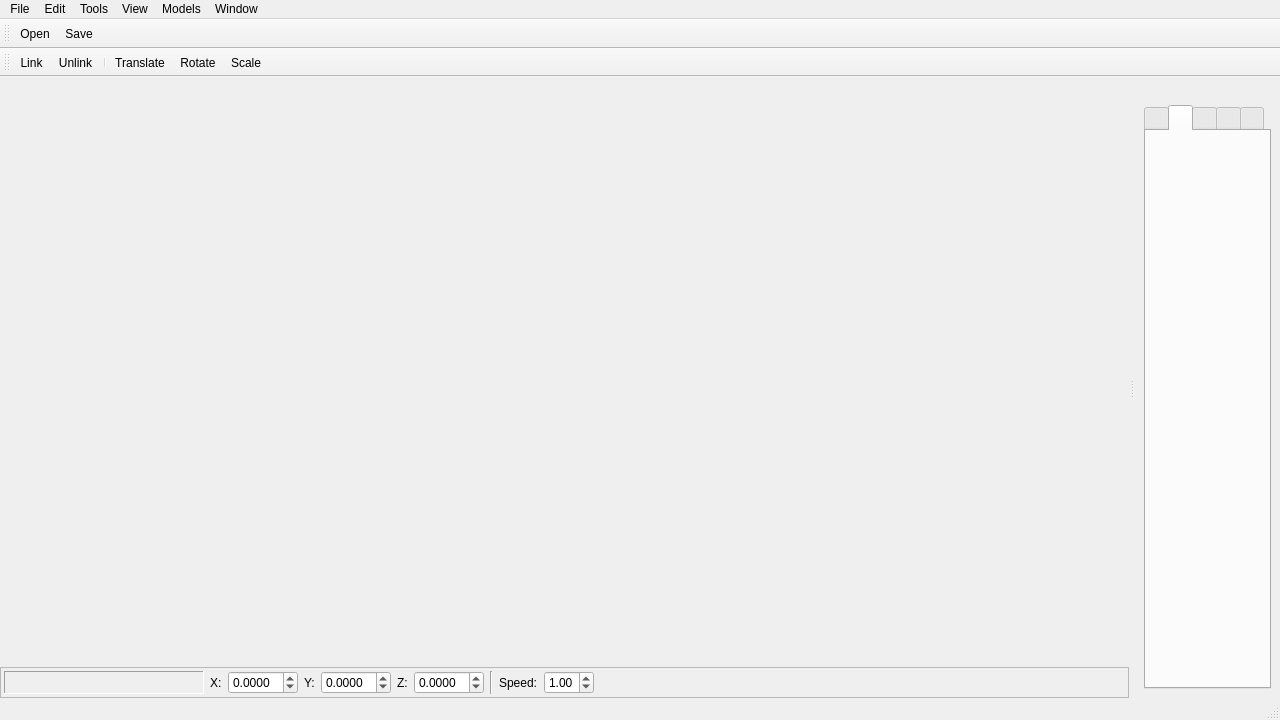
<?xml version="1.0" encoding="UTF-8"?>
<ui version="4.0">
 <class>CWorldEditor</class>
 <widget class="QMainWindow" name="CWorldEditor">
  <property name="geometry">
   <rect>
    <x>0</x>
    <y>0</y>
    <width>1280</width>
    <height>720</height>
   </rect>
  </property>
  <property name="windowTitle">
   <string>Prime World Editor</string>
  </property>
  <widget class="QWidget" name="centralwidget">
   <layout class="QVBoxLayout" name="verticalLayout_4">
    <property name="spacing">
     <number>0</number>
    </property>
    <property name="leftMargin">
     <number>0</number>
    </property>
    <property name="topMargin">
     <number>0</number>
    </property>
    <property name="rightMargin">
     <number>0</number>
    </property>
    <property name="bottomMargin">
     <number>0</number>
    </property>
    <item>
     <widget class="CEditorGLWidget" name="MainViewport" native="true">
      <property name="sizePolicy">
       <sizepolicy hsizetype="Preferred" vsizetype="Minimum">
        <horstretch>0</horstretch>
        <verstretch>1</verstretch>
       </sizepolicy>
      </property>
     </widget>
    </item>
    <item>
     <widget class="QFrame" name="BottomFrame">
      <property name="sizePolicy">
       <sizepolicy hsizetype="Preferred" vsizetype="Preferred">
        <horstretch>0</horstretch>
        <verstretch>0</verstretch>
       </sizepolicy>
      </property>
      <property name="frameShape">
       <enum>QFrame::StyledPanel</enum>
      </property>
      <property name="frameShadow">
       <enum>QFrame::Plain</enum>
      </property>
      <layout class="QHBoxLayout" name="horizontalLayout_2">
       <property name="leftMargin">
        <number>3</number>
       </property>
       <property name="topMargin">
        <number>3</number>
       </property>
       <property name="rightMargin">
        <number>3</number>
       </property>
       <property name="bottomMargin">
        <number>3</number>
       </property>
       <item>
        <widget class="QFrame" name="SelectionInfoFrame">
         <property name="minimumSize">
          <size>
           <width>200</width>
           <height>0</height>
          </size>
         </property>
         <property name="maximumSize">
          <size>
           <width>200</width>
           <height>16777215</height>
          </size>
         </property>
         <property name="frameShape">
          <enum>QFrame::Panel</enum>
         </property>
         <property name="frameShadow">
          <enum>QFrame::Sunken</enum>
         </property>
         <property name="lineWidth">
          <number>1</number>
         </property>
         <property name="midLineWidth">
          <number>0</number>
         </property>
         <layout class="QVBoxLayout" name="verticalLayout_3">
          <property name="leftMargin">
           <number>3</number>
          </property>
          <property name="topMargin">
           <number>3</number>
          </property>
          <property name="rightMargin">
           <number>3</number>
          </property>
          <property name="bottomMargin">
           <number>3</number>
          </property>
          <item>
           <widget class="QLabel" name="SelectionInfoLabel">
            <property name="frameShadow">
             <enum>QFrame::Plain</enum>
            </property>
            <property name="lineWidth">
             <number>1</number>
            </property>
            <property name="midLineWidth">
             <number>0</number>
            </property>
            <property name="text">
             <string/>
            </property>
           </widget>
          </item>
         </layout>
        </widget>
       </item>
       <item>
        <widget class="QLabel" name="XLabel">
         <property name="text">
          <string>X:</string>
         </property>
        </widget>
       </item>
       <item>
        <widget class="WDraggableSpinBox" name="XSpinBox">
         <property name="sizePolicy">
          <sizepolicy hsizetype="Minimum" vsizetype="Fixed">
           <horstretch>0</horstretch>
           <verstretch>0</verstretch>
          </sizepolicy>
         </property>
         <property name="minimumSize">
          <size>
           <width>70</width>
           <height>0</height>
          </size>
         </property>
         <property name="maximumSize">
          <size>
           <width>70</width>
           <height>16777215</height>
          </size>
         </property>
         <property name="focusPolicy">
          <enum>Qt::NoFocus</enum>
         </property>
         <property name="correctionMode">
          <enum>QAbstractSpinBox::CorrectToNearestValue</enum>
         </property>
         <property name="keyboardTracking">
          <bool>false</bool>
         </property>
         <property name="decimals">
          <number>4</number>
         </property>
         <property name="minimum">
          <double>-1000000.000000000000000</double>
         </property>
         <property name="maximum">
          <double>1000000.000000000000000</double>
         </property>
         <property name="singleStep">
          <double>0.100000000000000</double>
         </property>
        </widget>
       </item>
       <item>
        <widget class="QLabel" name="YLabel">
         <property name="text">
          <string>Y:</string>
         </property>
        </widget>
       </item>
       <item>
        <widget class="WDraggableSpinBox" name="YSpinBox">
         <property name="sizePolicy">
          <sizepolicy hsizetype="Minimum" vsizetype="Fixed">
           <horstretch>0</horstretch>
           <verstretch>0</verstretch>
          </sizepolicy>
         </property>
         <property name="minimumSize">
          <size>
           <width>60</width>
           <height>0</height>
          </size>
         </property>
         <property name="maximumSize">
          <size>
           <width>70</width>
           <height>16777215</height>
          </size>
         </property>
         <property name="focusPolicy">
          <enum>Qt::NoFocus</enum>
         </property>
         <property name="correctionMode">
          <enum>QAbstractSpinBox::CorrectToNearestValue</enum>
         </property>
         <property name="keyboardTracking">
          <bool>false</bool>
         </property>
         <property name="decimals">
          <number>4</number>
         </property>
         <property name="minimum">
          <double>-1000000.000000000000000</double>
         </property>
         <property name="maximum">
          <double>1000000.000000000000000</double>
         </property>
         <property name="singleStep">
          <double>0.100000000000000</double>
         </property>
        </widget>
       </item>
       <item>
        <widget class="QLabel" name="ZLabel">
         <property name="text">
          <string>Z:</string>
         </property>
        </widget>
       </item>
       <item>
        <widget class="WDraggableSpinBox" name="ZSpinBox">
         <property name="sizePolicy">
          <sizepolicy hsizetype="Minimum" vsizetype="Fixed">
           <horstretch>0</horstretch>
           <verstretch>0</verstretch>
          </sizepolicy>
         </property>
         <property name="minimumSize">
          <size>
           <width>60</width>
           <height>0</height>
          </size>
         </property>
         <property name="maximumSize">
          <size>
           <width>70</width>
           <height>16777215</height>
          </size>
         </property>
         <property name="focusPolicy">
          <enum>Qt::ClickFocus</enum>
         </property>
         <property name="correctionMode">
          <enum>QAbstractSpinBox::CorrectToNearestValue</enum>
         </property>
         <property name="keyboardTracking">
          <bool>false</bool>
         </property>
         <property name="decimals">
          <number>4</number>
         </property>
         <property name="minimum">
          <double>-1000000.000000000000000</double>
         </property>
         <property name="maximum">
          <double>1000000.000000000000000</double>
         </property>
         <property name="singleStep">
          <double>0.100000000000000</double>
         </property>
        </widget>
       </item>
       <item>
        <widget class="Line" name="BottomFrameDivider">
         <property name="orientation">
          <enum>Qt::Vertical</enum>
         </property>
        </widget>
       </item>
       <item>
        <layout class="QHBoxLayout" name="horizontalLayout">
         <item>
          <widget class="QLabel" name="label">
           <property name="text">
            <string>Speed:</string>
           </property>
          </widget>
         </item>
         <item>
          <widget class="WDraggableSpinBox" name="CamSpeedSpinBox">
           <property name="maximumSize">
            <size>
             <width>50</width>
             <height>16777215</height>
            </size>
           </property>
           <property name="focusPolicy">
            <enum>Qt::NoFocus</enum>
           </property>
           <property name="frame">
            <bool>true</bool>
           </property>
           <property name="correctionMode">
            <enum>QAbstractSpinBox::CorrectToNearestValue</enum>
           </property>
           <property name="keyboardTracking">
            <bool>false</bool>
           </property>
           <property name="minimum">
            <double>0.010000000000000</double>
           </property>
           <property name="maximum">
            <double>10.000000000000000</double>
           </property>
           <property name="singleStep">
            <double>0.100000000000000</double>
           </property>
           <property name="value">
            <double>1.000000000000000</double>
           </property>
          </widget>
         </item>
        </layout>
       </item>
       <item>
        <spacer name="BottomFrameSpacer">
         <property name="orientation">
          <enum>Qt::Horizontal</enum>
         </property>
         <property name="sizeHint" stdset="0">
          <size>
           <width>40</width>
           <height>20</height>
          </size>
         </property>
        </spacer>
       </item>
      </layout>
     </widget>
    </item>
   </layout>
  </widget>
  <widget class="QMenuBar" name="menubar">
   <property name="geometry">
    <rect>
     <x>0</x>
     <y>0</y>
     <width>1280</width>
     <height>21</height>
    </rect>
   </property>
   <widget class="QMenu" name="menuFile">
    <property name="title">
     <string>File</string>
    </property>
    <addaction name="ActionOpen"/>
    <addaction name="ActionSave"/>
   </widget>
   <widget class="QMenu" name="menuWindow">
    <property name="title">
     <string>Window</string>
    </property>
   </widget>
   <widget class="QMenu" name="menuModels">
    <property name="title">
     <string>Models</string>
    </property>
    <addaction name="actionOpen_model_viewer"/>
   </widget>
   <widget class="QMenu" name="menuEdit">
    <property name="title">
     <string>Edit</string>
    </property>
    <addaction name="ActionUndo"/>
    <addaction name="ActionRedo"/>
   </widget>
   <widget class="QMenu" name="menuView">
    <property name="title">
     <string>View</string>
    </property>
    <widget class="QMenu" name="menuLighting">
     <property name="title">
      <string>Lighting</string>
     </property>
     <addaction name="ActionNoLighting"/>
     <addaction name="ActionBasicLighting"/>
     <addaction name="ActionWorldLighting"/>
    </widget>
    <widget class="QMenu" name="menuBloom">
     <property name="title">
      <string>Bloom</string>
     </property>
     <addaction name="ActionNoBloom"/>
     <addaction name="ActionBloomMaps"/>
     <addaction name="ActionFakeBloom"/>
     <addaction name="ActionBloom"/>
    </widget>
    <addaction name="ActionZoomOnSelection"/>
    <addaction name="separator"/>
    <addaction name="ActionDrawWorld"/>
    <addaction name="ActionDrawCollision"/>
    <addaction name="ActionDrawObjects"/>
    <addaction name="ActionDrawLights"/>
    <addaction name="ActionDrawSky"/>
    <addaction name="separator"/>
    <addaction name="menuLighting"/>
    <addaction name="menuBloom"/>
    <addaction name="separator"/>
    <addaction name="ActionDisableBackfaceCull"/>
    <addaction name="ActionDisableAlpha"/>
   </widget>
   <widget class="QMenu" name="menuTools">
    <property name="title">
     <string>Tools</string>
    </property>
    <addaction name="ActionEditLayers"/>
   </widget>
   <addaction name="menuFile"/>
   <addaction name="menuEdit"/>
   <addaction name="menuTools"/>
   <addaction name="menuView"/>
   <addaction name="menuModels"/>
   <addaction name="menuWindow"/>
  </widget>
  <widget class="QStatusBar" name="statusbar"/>
  <widget class="QToolBar" name="Toolbar">
   <property name="windowTitle">
    <string>toolBar_2</string>
   </property>
   <attribute name="toolBarArea">
    <enum>TopToolBarArea</enum>
   </attribute>
   <attribute name="toolBarBreak">
    <bool>false</bool>
   </attribute>
   <addaction name="ActionOpen"/>
   <addaction name="ActionSave"/>
  </widget>
  <widget class="QDockWidget" name="MainDock">
   <property name="features">
    <set>QDockWidget::DockWidgetMovable</set>
   </property>
   <property name="allowedAreas">
    <set>Qt::LeftDockWidgetArea|Qt::RightDockWidgetArea</set>
   </property>
   <property name="windowTitle">
    <string/>
   </property>
   <attribute name="dockWidgetArea">
    <number>2</number>
   </attribute>
   <widget class="QWidget" name="MainDockContents">
    <layout class="QVBoxLayout" name="verticalLayout_2">
     <item>
      <widget class="QTabWidget" name="TabWidget">
       <property name="tabPosition">
        <enum>QTabWidget::North</enum>
       </property>
       <property name="tabShape">
        <enum>QTabWidget::Rounded</enum>
       </property>
       <property name="currentIndex">
        <number>1</number>
       </property>
       <property name="iconSize">
        <size>
         <width>24</width>
         <height>24</height>
        </size>
       </property>
       <property name="documentMode">
        <bool>false</bool>
       </property>
       <widget class="QWidget" name="CreateTab">
        <attribute name="icon">
         <iconset resource="../Icons.qrc">
          <normaloff>:/icons/EditorAssets/Create.png</normaloff>:/icons/EditorAssets/Create.png</iconset>
        </attribute>
        <attribute name="title">
         <string/>
        </attribute>
        <attribute name="toolTip">
         <string>Create</string>
        </attribute>
       </widget>
       <widget class="QWidget" name="ModifyTab">
        <attribute name="icon">
         <iconset resource="../Icons.qrc">
          <normaloff>:/icons/EditorAssets/Modify.png</normaloff>:/icons/EditorAssets/Modify.png</iconset>
        </attribute>
        <attribute name="title">
         <string/>
        </attribute>
        <attribute name="toolTip">
         <string>Modify</string>
        </attribute>
        <layout class="QVBoxLayout" name="verticalLayout">
         <property name="leftMargin">
          <number>0</number>
         </property>
         <property name="topMargin">
          <number>0</number>
         </property>
         <property name="rightMargin">
          <number>0</number>
         </property>
         <property name="bottomMargin">
          <number>0</number>
         </property>
         <item>
          <widget class="WModifyTab" name="ModifyTabContents" native="true"/>
         </item>
        </layout>
       </widget>
       <widget class="QWidget" name="InstancesTab">
        <attribute name="icon">
         <iconset resource="../Icons.qrc">
          <normaloff>:/icons/EditorAssets/Instances.png</normaloff>:/icons/EditorAssets/Instances.png</iconset>
        </attribute>
        <attribute name="title">
         <string/>
        </attribute>
        <attribute name="toolTip">
         <string>Instances</string>
        </attribute>
        <layout class="QHBoxLayout" name="InstancesTabLayout">
         <property name="leftMargin">
          <number>0</number>
         </property>
         <property name="topMargin">
          <number>0</number>
         </property>
         <property name="rightMargin">
          <number>0</number>
         </property>
         <property name="bottomMargin">
          <number>0</number>
         </property>
         <item>
          <widget class="WInstancesTab" name="InstancesTabContents" native="true"/>
         </item>
        </layout>
       </widget>
       <widget class="QWidget" name="DisplayTab">
        <attribute name="icon">
         <iconset resource="../Icons.qrc">
          <normaloff>:/icons/EditorAssets/Display.png</normaloff>:/icons/EditorAssets/Display.png</iconset>
        </attribute>
        <attribute name="title">
         <string/>
        </attribute>
        <attribute name="toolTip">
         <string>Display</string>
        </attribute>
       </widget>
       <widget class="QWidget" name="WorldTab">
        <attribute name="icon">
         <iconset resource="../Icons.qrc">
          <normaloff>:/icons/EditorAssets/World.png</normaloff>:/icons/EditorAssets/World.png</iconset>
        </attribute>
        <attribute name="title">
         <string/>
        </attribute>
        <attribute name="toolTip">
         <string>World</string>
        </attribute>
       </widget>
      </widget>
     </item>
    </layout>
   </widget>
  </widget>
  <widget class="QToolBar" name="toolBar">
   <property name="windowTitle">
    <string>toolBar</string>
   </property>
   <attribute name="toolBarArea">
    <enum>TopToolBarArea</enum>
   </attribute>
   <attribute name="toolBarBreak">
    <bool>true</bool>
   </attribute>
   <addaction name="ActionLink"/>
   <addaction name="ActionUnlink"/>
   <addaction name="separator"/>
   <addaction name="ActionTranslate"/>
   <addaction name="ActionRotate"/>
   <addaction name="ActionScale"/>
  </widget>
  <action name="ActionOpen">
   <property name="text">
    <string>Open</string>
   </property>
  </action>
  <action name="ActionSave">
   <property name="text">
    <string>Save</string>
   </property>
  </action>
  <action name="ActionTranslate">
   <property name="checkable">
    <bool>true</bool>
   </property>
   <property name="icon">
    <iconset resource="../Icons.qrc">
     <normaloff>:/icons/EditorAssets/Translate.png</normaloff>:/icons/EditorAssets/Translate.png</iconset>
   </property>
   <property name="text">
    <string>Translate</string>
   </property>
   <property name="toolTip">
    <string>Translate</string>
   </property>
  </action>
  <action name="ActionRotate">
   <property name="checkable">
    <bool>true</bool>
   </property>
   <property name="icon">
    <iconset resource="../Icons.qrc">
     <normaloff>:/icons/EditorAssets/Rotate.png</normaloff>:/icons/EditorAssets/Rotate.png</iconset>
   </property>
   <property name="text">
    <string>Rotate</string>
   </property>
   <property name="toolTip">
    <string>Rotate</string>
   </property>
  </action>
  <action name="ActionScale">
   <property name="checkable">
    <bool>true</bool>
   </property>
   <property name="icon">
    <iconset resource="../Icons.qrc">
     <normaloff>:/icons/EditorAssets/Scale.png</normaloff>:/icons/EditorAssets/Scale.png</iconset>
   </property>
   <property name="text">
    <string>Scale</string>
   </property>
   <property name="toolTip">
    <string>Scale</string>
   </property>
  </action>
  <action name="actionOpen_model_viewer">
   <property name="text">
    <string>Open Model Viewer</string>
   </property>
  </action>
  <action name="ActionLink">
   <property name="icon">
    <iconset resource="../Icons.qrc">
     <normaloff>:/icons/EditorAssets/Link.png</normaloff>:/icons/EditorAssets/Link.png</iconset>
   </property>
   <property name="text">
    <string>Link</string>
   </property>
   <property name="toolTip">
    <string>Link</string>
   </property>
  </action>
  <action name="ActionUnlink">
   <property name="icon">
    <iconset resource="../Icons.qrc">
     <normaloff>:/icons/EditorAssets/Unlink.png</normaloff>:/icons/EditorAssets/Unlink.png</iconset>
   </property>
   <property name="text">
    <string>Unlink</string>
   </property>
   <property name="toolTip">
    <string>Unlink</string>
   </property>
  </action>
  <action name="ActionUndo">
   <property name="text">
    <string>Undo</string>
   </property>
   <property name="shortcut">
    <string>Ctrl+Z</string>
   </property>
  </action>
  <action name="ActionRedo">
   <property name="text">
    <string>Redo</string>
   </property>
   <property name="shortcut">
    <string>Ctrl+Y</string>
   </property>
  </action>
  <action name="ActionDrawWorld">
   <property name="checkable">
    <bool>true</bool>
   </property>
   <property name="checked">
    <bool>true</bool>
   </property>
   <property name="text">
    <string>World</string>
   </property>
   <property name="shortcut">
    <string>1</string>
   </property>
  </action>
  <action name="ActionDrawCollision">
   <property name="checkable">
    <bool>true</bool>
   </property>
   <property name="text">
    <string>Collision</string>
   </property>
   <property name="shortcut">
    <string>2</string>
   </property>
  </action>
  <action name="ActionDrawObjects">
   <property name="checkable">
    <bool>true</bool>
   </property>
   <property name="checked">
    <bool>true</bool>
   </property>
   <property name="text">
    <string>Objects</string>
   </property>
   <property name="shortcut">
    <string>3</string>
   </property>
  </action>
  <action name="ActionDrawLights">
   <property name="checkable">
    <bool>true</bool>
   </property>
   <property name="checked">
    <bool>true</bool>
   </property>
   <property name="text">
    <string>Lights</string>
   </property>
   <property name="shortcut">
    <string>4</string>
   </property>
  </action>
  <action name="ActionDrawSky">
   <property name="checkable">
    <bool>true</bool>
   </property>
   <property name="checked">
    <bool>true</bool>
   </property>
   <property name="text">
    <string>Sky</string>
   </property>
   <property name="shortcut">
    <string>5</string>
   </property>
  </action>
  <action name="ActionNoLighting">
   <property name="checkable">
    <bool>true</bool>
   </property>
   <property name="text">
    <string>None</string>
   </property>
   <property name="shortcut">
    <string>Ctrl+1</string>
   </property>
  </action>
  <action name="ActionBasicLighting">
   <property name="checkable">
    <bool>true</bool>
   </property>
   <property name="text">
    <string>Basic</string>
   </property>
   <property name="toolTip">
    <string>Basic</string>
   </property>
   <property name="shortcut">
    <string>Ctrl+2</string>
   </property>
  </action>
  <action name="ActionWorldLighting">
   <property name="checkable">
    <bool>true</bool>
   </property>
   <property name="text">
    <string>World</string>
   </property>
   <property name="shortcut">
    <string>Ctrl+3</string>
   </property>
  </action>
  <action name="ActionNoBloom">
   <property name="checkable">
    <bool>true</bool>
   </property>
   <property name="text">
    <string>None</string>
   </property>
  </action>
  <action name="ActionBloomMaps">
   <property name="checkable">
    <bool>true</bool>
   </property>
   <property name="text">
    <string>Bloom Maps</string>
   </property>
  </action>
  <action name="ActionBloom">
   <property name="checkable">
    <bool>true</bool>
   </property>
   <property name="text">
    <string>Bloom</string>
   </property>
  </action>
  <action name="ActionZoomOnSelection">
   <property name="text">
    <string>Zoom On Selection</string>
   </property>
   <property name="shortcut">
    <string>Z</string>
   </property>
  </action>
  <action name="ActionDisableBackfaceCull">
   <property name="checkable">
    <bool>true</bool>
   </property>
   <property name="text">
    <string>Disable Backface Culling</string>
   </property>
  </action>
  <action name="ActionDisableAlpha">
   <property name="checkable">
    <bool>true</bool>
   </property>
   <property name="text">
    <string>Disable Alpha</string>
   </property>
  </action>
  <action name="ActionEditLayers">
   <property name="text">
    <string>Edit Layers</string>
   </property>
  </action>
  <action name="ActionFakeBloom">
   <property name="checkable">
    <bool>true</bool>
   </property>
   <property name="text">
    <string>Fake Bloom</string>
   </property>
  </action>
 </widget>
 <customwidgets>
  <customwidget>
   <class>CEditorGLWidget</class>
   <extends>QWidget</extends>
   <header>CEditorGLWidget.h</header>
   <container>1</container>
  </customwidget>
  <customwidget>
   <class>WModifyTab</class>
   <extends>QWidget</extends>
   <header>WorldEditor/WModifyTab.h</header>
   <container>1</container>
  </customwidget>
  <customwidget>
   <class>WInstancesTab</class>
   <extends>QWidget</extends>
   <header>WorldEditor/WInstancesTab.h</header>
   <container>1</container>
  </customwidget>
  <customwidget>
   <class>WDraggableSpinBox</class>
   <extends>QDoubleSpinBox</extends>
   <header>WDraggableSpinBox.h</header>
  </customwidget>
 </customwidgets>
 <resources>
  <include location="../Icons.qrc"/>
 </resources>
 <connections/>
</ui>
